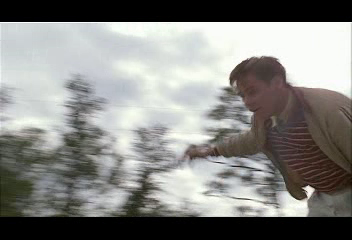
#> input picture frame 15 of DPluse.avi, 352 x 240 px, given in place of LR1_1.avi, which was not available
$ python fragment.py   (Python 2 division)
#> lines starting #> are read from the running program, lines starting #| are printed output that depends on the picture
import cv2

org = cv2.VideoCapture("../LR1_1.avi")
x = 0
y = 0
w = 100
h = 100

fourcc = cv2.VideoWriter_fourcc(*'XVID')
out = cv2.VideoWriter('fragment.avi',fourcc,int(org.get(5)),(int(x + w),int(y + h)))

while(org.isOpened()):
    ret, frame = org.read()
#> frame is the input picture: shape (240, 352, 3); mean B, G, R 132.2, 135.2, 135.4
    if ret == True:
	if (int(org.get(3)) > (x + w)) and (int(org.get(4)) > (y + h)):
	     frame = frame[x:(x + w), y:(y + h)]
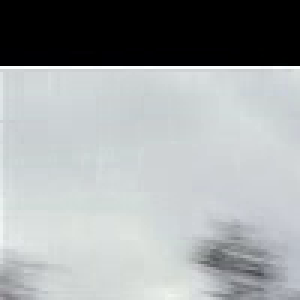
#> frame: shape (100, 100, 3) (shown 3 times larger); mean B, G, R 163.5, 162.3, 158.2
        out.write(frame)
        cv2.imshow('frame',frame)
        if cv2.waitKey(25) & 0xFF == ord('q'):
#> (key q is pressed here)
            break
    else:
        break


org.release()
out.release()
cv2.destroyAllWindows()

$ run again, starting later in the video
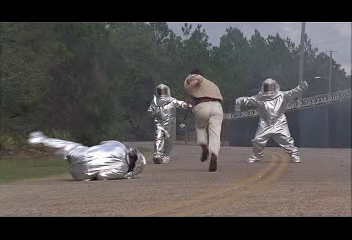
#> input picture frame 71 of DPluse.avi, 352 x 240 px, given in place of LR1_1.avi, which was not available
#> frame is the input picture: shape (240, 352, 3); mean B, G, R 77.8, 79, 82.4
#> `frame = frame[x:(x + w), y:(y + h)]`:
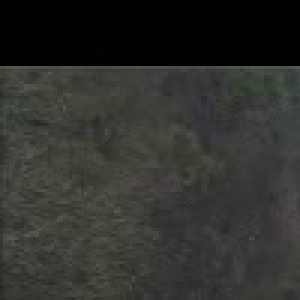
#> frame: shape (100, 100, 3) (shown 3 times larger); mean B, G, R 44.6, 48.1, 47.3

$ run again, starting later in the video
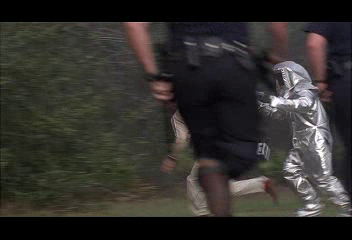
#> input picture frame 126 of DPluse.avi, 352 x 240 px, given in place of LR1_1.avi, which was not available
#> frame is the input picture: shape (240, 352, 3); mean B, G, R 43.9, 47.1, 49.6
#> `frame = frame[x:(x + w), y:(y + h)]`:
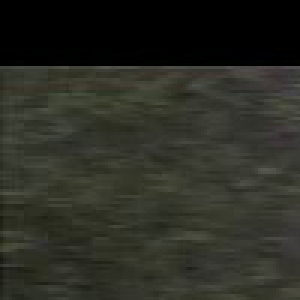
#> frame: shape (100, 100, 3) (shown 3 times larger); mean B, G, R 36.3, 44.1, 43.3
